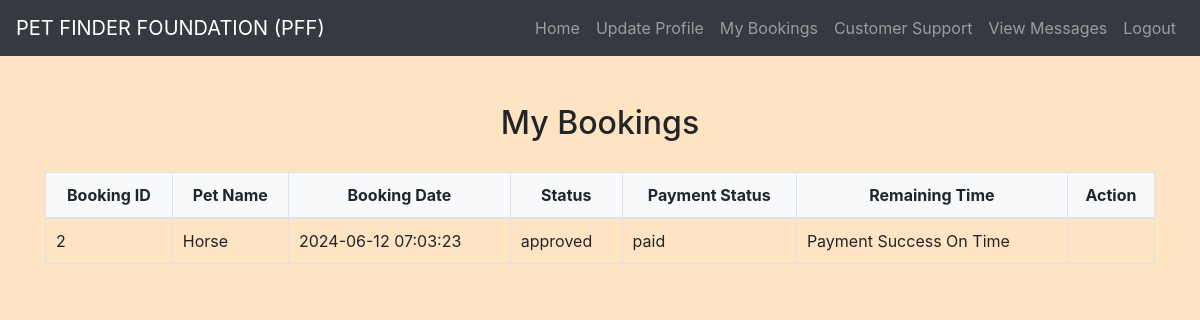
The app's page /my_bookings.php (signed in) with its own data.
### tables this page shows
CREATE TABLE `booking` (
  `bookingID` int(11) NOT NULL,
  `userID` int(11) NOT NULL,
  `petID` int(11) NOT NULL,
  `bookingDate` datetime DEFAULT NULL,
  `status` enum('pending','approved','canceled') DEFAULT 'pending',
  `paymentStatus` varchar(20) DEFAULT 'unpaid'
);

CREATE TABLE `pets` (
  `petID` int(11) NOT NULL,
  `name` varchar(100) NOT NULL,
  `age` int(11) DEFAULT NULL,
  `price` decimal(10,2) DEFAULT NULL,
  `breed` varchar(100) DEFAULT NULL,
  `size` varchar(20) DEFAULT NULL,
  `color` varchar(50) DEFAULT NULL,
  `energyLevel` varchar(50) DEFAULT NULL,
  `friendliness` varchar(50) DEFAULT NULL,
  `easeOfTraining` varchar(50) DEFAULT NULL,
  `status` varchar(50) DEFAULT NULL,
  `imageURL` varchar(255) DEFAULT NULL,
  `vendorInfo` varchar(255) DEFAULT NULL,
  `category` varchar(50) DEFAULT NULL,
  `nearbyArea` varchar(100) DEFAULT NULL
);

### my_bookings.php (the view, shortened to what this page needs)
<?php
include('config.php');
$user_id = $_SESSION["id"];
$sql = "SELECT b.bookingID, b.petID, b.bookingDate, b.status, b.paymentStatus, p.name
        FROM Booking b
        INNER JOIN Pets p ON b.petID = p.petID
        WHERE b.userID = ?";
if ($stmt = $conn->prepare($sql)) {
    $stmt->bind_param("i", $user_id);
    $stmt->execute();
    $result = $stmt->get_result();
    $bookings = $result->fetch_all(MYSQLI_ASSOC);
}
$current_time = time();
$three_hours_ago = $current_time - (3 * 60 * 60);
?>
<!DOCTYPE html>
<html>
<head>
    <link rel="stylesheet" href="https://maxcdn.bootstrapcdn.com/bootstrap/4.5.2/css/bootstrap.min.css">
    <link rel="stylesheet" href="./css/style.css">
</head>
<body>
<?php include('navbar.php'); ?>
<div class="container mt-5">
    <h2>My Bookings</h2>
    <table class="table">
        <thead>
            <tr>
                <th>Booking ID</th>
                <th>Pet Name</th>
                <th>Booking Date</th>
                <th>Status</th>
                <th>Payment Status</th>
                <th>Remaining Time</th>
                <th>Action</th>
            </tr>
        </thead>
        <tbody>
            <?php foreach ($bookings as $booking) : ?>
                <tr>
                    <td><?php echo htmlspecialchars($booking['bookingID']); ?></td>
                    <td><?php echo htmlspecialchars($booking['name']); ?></td>
                    <td><?php echo htmlspecialchars($booking['bookingDate']); ?></td>
                    <td><?php echo htmlspecialchars($booking['status']); ?></td>
                    <td><?php echo htmlspecialchars($booking['paymentStatus']); ?></td>
                    <td>
                        <?php
                        if ($booking['paymentStatus'] === 'unpaid' && $booking['status'] === 'pending' && strtotime($booking['bookingDate']) >= $three_hours_ago) {
                            $bookingDate = strtotime($booking['bookingDate']);
                            $remainingTime = $bookingDate - $three_hours_ago;
                            $hours = floor($remainingTime / 3600);
                            $minutes = floor(($remainingTime % 3600) / 60);
                            $seconds = $remainingTime % 60;
                            echo "$hours:$minutes:$seconds";
                        } else {
                            echo "Payment Success On Time";
                        }
                        ?>
                    </td>
                    <td>
                    </td>
                </tr>
            <?php endforeach; ?>
        </tbody>
    </table>
</div>
</body>
</html>

### css/style.css (style rules this page uses)
body { background-color: bisque; }
h1, h2, h3, h4 { text-align: center; margin-top: 30px; margin-bottom: 30px; }
.table { width: 100%; border-collapse: collapse; margin-top: 20px; }
.table th, .table td { padding: 10px; border: 1px solid #dee2e6; }
.table thead th { background-color: #f8f9fa; font-weight: bold; text-align: center; }
.table tbody td { vertical-align: middle; }

### records on screen
booking: bookingID "2", petID.name "Horse", bookingDate "2024-06-12 07:03:23", status "approved", paymentStatus "paid", shows "Payment Success On Time"
